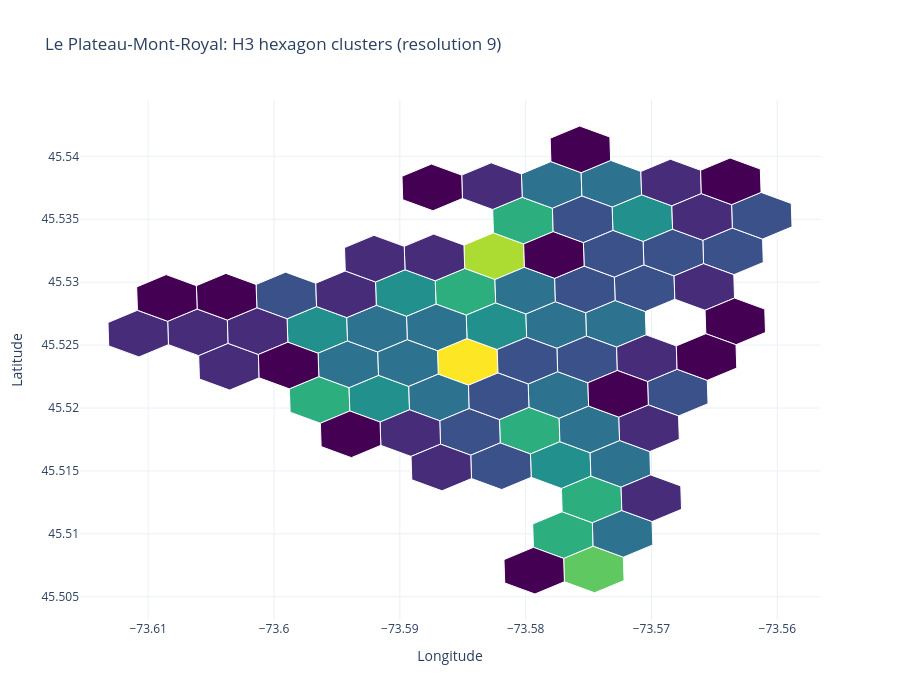
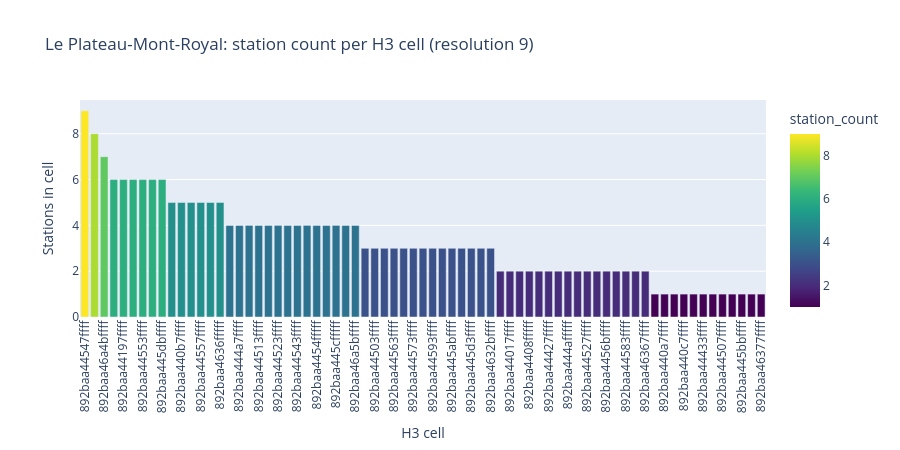

The notebook cell these images were saved under, in order:
### Code cell
# Task 2: H3 clustering with h3_pyspark (run only after Task 1 is reviewed)
try:
    import h3_pyspark
except ModuleNotFoundError as exc:
    raise ModuleNotFoundError(
        "h3_pyspark is not available in the current notebook kernel environment. "
        "Please help confirm this kernel uses the same environment where h3-pyspark was installed."
    ) from exc

import plotly.express as px
import plotly.graph_objects as go
from pyspark.sql import functions as F

# Patch through h3_pyspark only (no direct h3 import)
if not hasattr(h3_pyspark.h3, "geo_to_h3") and hasattr(h3_pyspark.h3, "latlng_to_cell"):
    h3_pyspark.h3.geo_to_h3 = h3_pyspark.h3.latlng_to_cell

H3_RESOLUTION = 9

# Compute H3 cells with h3_pyspark on driver to avoid Spark worker dependency mismatch.
station_h3_df = plot_df[["canonical_station_id", "latitude", "longitude"]].copy()
station_h3_df["h3_cell"] = station_h3_df.apply(
    lambda r: str(h3_pyspark.h3.geo_to_h3(float(r["latitude"]), float(r["longitude"]), int(H3_RESOLUTION))),
    axis=1,
)

sdf_h3 = spark.createDataFrame(station_h3_df)

cluster_stats_sdf = (
    sdf_h3.groupBy("h3_cell")
    .agg(
        F.countDistinct("canonical_station_id").alias("station_count"),
        F.avg("latitude").alias("cluster_lat"),
        F.avg("longitude").alias("cluster_lon"),
    )
    .orderBy(F.desc("station_count"), F.asc("h3_cell"))
)

cluster_stats_df = cluster_stats_sdf.toPandas()
display(cluster_stats_df)

plot_h3_df = station_h3_df.merge(cluster_stats_df[["h3_cell", "station_count"]], on="h3_cell", how="left")

# Build H3 polygon boundaries for plotting from h3_pyspark's underlying H3 API.
def _cell_boundary_lon_lat(cell_id: str):
    if hasattr(h3_pyspark.h3, "h3_to_geo_boundary"):
        # h3 v3-style API
        boundary = h3_pyspark.h3.h3_to_geo_boundary(cell_id)
    elif hasattr(h3_pyspark.h3, "cell_to_boundary"):
        # h3 v4-style API
        boundary = h3_pyspark.h3.cell_to_boundary(cell_id)
    else:
        raise AttributeError("No supported boundary API found on h3_pyspark.h3")

    # Normalize to (lon, lat) order for plotting and close polygon.
    lat_lon = [(float(p[0]), float(p[1])) for p in boundary]
    lon_lat = [(lon, lat) for lat, lon in lat_lon]
    if lon_lat[0] != lon_lat[-1]:
        lon_lat.append(lon_lat[0])
    return lon_lat

min_count = int(cluster_stats_df["station_count"].min())
max_count = int(cluster_stats_df["station_count"].max())

def _count_to_color(c):
    if max_count == min_count:
        return px.colors.sample_colorscale("Viridis", [0.6])[0]
    t = (c - min_count) / (max_count - min_count)
    return px.colors.sample_colorscale("Viridis", [t])[0]

fig_hex = go.Figure()
for row in cluster_stats_df.itertuples(index=False):
    cell_id = str(row.h3_cell)
    count = int(row.station_count)
    boundary = _cell_boundary_lon_lat(cell_id)
    lons = [p[0] for p in boundary]
    lats = [p[1] for p in boundary]
    color = _count_to_color(count)

    fig_hex.add_trace(
        go.Scatter(
            x=lons,
            y=lats,
            mode="lines",
            fill="toself",
            line=dict(color="white", width=1),
            fillcolor=color,
            hovertemplate=(
                f"H3 cell: {cell_id}<br>"
                f"Station count: {count}<extra></extra>"
            ),
            showlegend=False,
        )
    )

fig_hex.update_layout(
    title=f"{DISTRICT_NAME}: H3 hexagon clusters (resolution {H3_RESOLUTION})",
    xaxis_title="Longitude",
    yaxis_title="Latitude",
    yaxis_scaleanchor="x",
    template="plotly_white",
    height=700,
)
fig_hex.show()

# Visualization 2: stations per H3 cluster
cluster_stats_plot = cluster_stats_df.sort_values(["station_count", "h3_cell"], ascending=[False, True])
fig_bar = px.bar(
    cluster_stats_plot,
    x="h3_cell",
    y="station_count",
    color="station_count",
    color_continuous_scale="Viridis",
    title=f"{DISTRICT_NAME}: station count per H3 cell (resolution {H3_RESOLUTION})",
)
fig_bar.update_layout(xaxis_title="H3 cell", yaxis_title="Stations in cell", xaxis_tickangle=-90, height=450)
fig_bar.show()

### Figure 1 — Plotly figure (JSON) as saved in the notebook; plotly's stock layout.template omitted (floating-point values rounded to 4 significant figures)
{"data": [{"fill": "toself", "fillcolor": "rgb(253, 231, 37)", "hovertemplate": "H3 cell: 892baa44547ffff<br>Station count: 9<extra></extra>", "line": {"color": "white", "width": 1}, "mode": "lines", "showlegend": false, "type": "scatter", "x": [-73.58, -73.59, -73.59, -73.58, -73.58, -73.58, -73.58], "y": [45.53, 45.52, 45.52, 45.52, 45.52, 45.52, 45.53]}, {"fill": "toself", "fillcolor": "rgb(172, 220, 49)", "hovertemplate": "H3 cell: 892baa445cbffff<br>Station count: 8<extra></extra>", "line": {"color": "white", "width": 1}, "mode": "lines", "showlegend": false, "type": "scatter", "x": [-73.58, -73.58, -73.58, -73.58, -73.58, -73.58, -73.58], "y": [45.53, 45.53, 45.53, 45.53, 45.53, 45.53, 45.53]}, {"fill": "toself", "fillcolor": "rgb(96, 200, 96)", "hovertemplate": "H3 cell: 892baa46a4bffff<br>Station count: 7<extra></extra>", "line": {"color": "white", "width": 1}, "mode": "lines", "showlegend": false, "type": "scatter", "x": [-73.57, -73.58, -73.58, -73.57, -73.57, -73.57, -73.57], "y": [45.51, 45.51, 45.51, 45.51, 45.51, 45.51, 45.51]}, {"fill": "toself", "fillcolor": "rgb(45, 174, 127)", "hovertemplate": "H3 cell: 892baa440a3ffff<br>Station count: 6<extra></extra>", "line": {"color": "white", "width": 1}, "mode": "lines", "showlegend": false, "type": "scatter", "x": [-73.6, -73.6, -73.6, -73.6, -73.59, -73.59, -73.6], "y": [45.52, 45.52, 45.52, 45.52, 45.52, 45.52, 45.52]}, {"fill": "toself", "fillcolor": "rgb(45, 174, 127)", "hovertemplate": "H3 cell: 892baa44197ffff<br>Station count: 6<extra></extra>", "line": {"color": "white", "width": 1}, "mode": "lines", "showlegend": false, "type": "scatter", "x": [-73.58, -73.58, -73.58, -73.58, -73.57, -73.57, -73.58], "y": [45.51, 45.51, 45.51, 45.51, 45.51, 45.51, 45.51]}, {"fill": "toself", "fillcolor": "rgb(45, 174, 127)", "hovertemplate": "H3 cell: 892baa4452fffff<br>Station count: 6<extra></extra>", "line": {"color": "white", "width": 1}, "mode": "lines", "showlegend": false, "type": "scatter", "x": [-73.57, -73.58, -73.58, -73.57, -73.57, -73.57, -73.57], "y": [45.51, 45.51, 45.51, 45.51, 45.51, 45.51, 45.51]}, {"fill": "toself", "fillcolor": "rgb(45, 174, 127)", "hovertemplate": "H3 cell: 892baa44553ffff<br>Station count: 6<extra></extra>", "line": {"color": "white", "width": 1}, "mode": "lines", "showlegend": false, "type": "scatter", "x": [-73.58, -73.59, -73.59, -73.58, -73.58, -73.58, -73.58], "y": [45.53, 45.53, 45.53, 45.53, 45.53, 45.53, 45.53]}, {"fill": "toself", "fillcolor": "rgb(45, 174, 127)", "hovertemplate": "H3 cell: 892baa44577ffff<br>Station count: 6<extra></extra>", "line": {"color": "white", "width": 1}, "mode": "lines", "showlegend": false, "type": "scatter", "x": [-73.58, -73.58, -73.58, -73.58, -73.58, -73.58, -73.58], "y": [45.52, 45.52, 45.52, 45.52, 45.52, 45.52, 45.52]}, {"fill": "toself", "fillcolor": "rgb(45, 174, 127)", "hovertemplate": "H3 cell: 892baa445dbffff<br>Station count: 6<extra></extra>", "line": {"color": "white", "width": 1}, "mode": "lines", "showlegend": false, "type": "scatter", "x": [-73.58, -73.58, -73.58, -73.58, -73.58, -73.58, -73.58], "y": [45.54, 45.54, 45.53, 45.53, 45.53, 45.54, 45.54]}, {"fill": "toself", "fillcolor": "rgb(34, 144, 140)", "hovertemplate": "H3 cell: 892baa44087ffff<br>Station count: 5<extra></extra>", "line": {"color": "white", "width": 1}, "mode": "lines", "showlegend": false, "type": "scatter", "x": [-73.6, -73.6, -73.6, -73.6, -73.59, -73.59, -73.6], "y": [45.53, 45.53, 45.53, 45.52, 45.53, 45.53, 45.53]}, {"fill": "toself", "fillcolor": "rgb(34, 144, 140)", "hovertemplate": "H3 cell: 892baa440b7ffff<br>Station count: 5<extra></extra>", "line": {"color": "white", "width": 1}, "mode": "lines", "showlegend": false, "type": "scatter", "x": [-73.59, -73.59, -73.59, -73.59, -73.59, -73.59, -73.59], "y": [45.52, 45.52, 45.52, 45.52, 45.52, 45.52, 45.52]}, {"fill": "toself", "fillcolor": "rgb(34, 144, 140)", "hovertemplate": "H3 cell: 892baa4452bffff<br>Station count: 5<extra></extra>", "line": {"color": "white", "width": 1}, "mode": "lines", "showlegend": false, "type": "scatter", "x": [-73.58, -73.58, -73.58, -73.58, -73.57, -73.57, -73.58], "y": [45.52, 45.52, 45.51, 45.51, 45.51, 45.52, 45.52]}, {"fill": "toself", "fillcolor": "rgb(34, 144, 140)", "hovertemplate": "H3 cell: 892baa44557ffff<br>Station count: 5<extra></extra>", "line": {"color": "white", "width": 1}, "mode": "lines", "showlegend": false, "type": "scatter", "x": [-73.58, -73.58, -73.58, -73.58, -73.58, -73.58, -73.58], "y": [45.53, 45.53, 45.53, 45.52, 45.53, 45.53, 45.53]}, {"fill": "toself", "fillcolor": "rgb(34, 144, 140)", "hovertemplate": "H3 cell: 892baa4455bffff<br>Station count: 5<extra></extra>", "line": {"color": "white", "width": 1}, "mode": "lines", "showlegend": false, "type": "scatter", "x": [-73.59, -73.59, -73.59, -73.59, -73.59, -73.59, -73.59], "y": [45.53, 45.53, 45.53, 45.53, 45.53, 45.53, 45.53]}, {"fill": "toself", "fillcolor": "rgb(34, 144, 140)", "hovertemplate": "H3 cell: 892baa4636fffff<br>Station count: 5<extra></extra>", "line": {"color": "white", "width": 1}, "mode": "lines", "showlegend": false, "type": "scatter", "x": [-73.57, -73.57, -73.57, -73.57, -73.57, -73.57, -73.57], "y": [45.54, 45.54, 45.53, 45.53, 45.53, 45.54, 45.54]}, {"fill": "toself", "fillcolor": "rgb(45, 114, 142)", "hovertemplate": "H3 cell: 892baa440b3ffff<br>Station count: 4<extra></extra>", "line": {"color": "white", "width": 1}, "mode": "lines", "showlegend": false, "type": "scatter", "x": [-73.59, -73.6, -73.6, -73.59, -73.59, -73.59, -73.59], "y": [45.53, 45.52, 45.52, 45.52, 45.52, 45.52, 45.53]}, {"fill": "toself", "fillcolor": "rgb(45, 114, 142)", "hovertemplate": "H3 cell: 892baa444a7ffff<br>Station count: 4<extra></extra>", "line": {"color": "white", "width": 1}, "mode": "lines", "showlegend": false, "type": "scatter", "x": [-73.58, -73.58, -73.58, -73.58, -73.58, -73.58, -73.58], "y": [45.54, 45.54, 45.54, 45.54, 45.54, 45.54, 45.54]}, {"fill": "toself", "fillcolor": "rgb(45, 114, 142)", "hovertemplate": "H3 cell: 892baa4450fffff<br>Station count: 4<extra></extra>", "line": {"color": "white", "width": 1}, "mode": "lines", "showlegend": false, "type": "scatter", "x": [-73.58, -73.58, -73.58, -73.58, -73.57, -73.58, -73.58], "y": [45.52, 45.52, 45.52, 45.52, 45.52, 45.52, 45.52]}, {"fill": "toself", "fillcolor": "rgb(45, 114, 142)", "hovertemplate": "H3 cell: 892baa44513ffff<br>Station count: 4<extra></extra>", "line": {"color": "white", "width": 1}, "mode": "lines", "showlegend": false, "type": "scatter", "x": [-73.57, -73.58, -73.58, -73.57, -73.57, -73.57, -73.57], "y": [45.53, 45.53, 45.53, 45.52, 45.53, 45.53, 45.53]}, {"fill": "toself", "fillcolor": "rgb(45, 114, 142)", "hovertemplate": "H3 cell: 892baa4451bffff<br>Station count: 4<extra></extra>", "line": {"color": "white", "width": 1}, "mode": "lines", "showlegend": false, "type": "scatter", "x": [-73.58, -73.58, -73.58, -73.58, -73.58, -73.58, -73.58], "y": [45.53, 45.53, 45.53, 45.52, 45.53, 45.53, 45.53]}, {"fill": "toself", "fillcolor": "rgb(45, 114, 142)", "hovertemplate": "H3 cell: 892baa44523ffff<br>Station count: 4<extra></extra>", "line": {"color": "white", "width": 1}, "mode": "lines", "showlegend": false, "type": "scatter", "x": [-73.57, -73.57, -73.57, -73.57, -73.57, -73.57, -73.57], "y": [45.52, 45.52, 45.51, 45.51, 45.51, 45.52, 45.52]}, {"fill": "toself", "fillcolor": "rgb(45, 114, 142)", "hovertemplate": "H3 cell: 892baa4453bffff<br>Station count: 4<extra></extra>", "line": {"color": "white", "width": 1}, "mode": "lines", "showlegend": false, "type": "scatter", "x": [-73.57, -73.58, -73.58, -73.57, -73.57, -73.57, -73.57], "y": [45.52, 45.52, 45.52, 45.52, 45.52, 45.52, 45.52]}, {"fill": "toself", "fillcolor": "rgb(45, 114, 142)", "hovertemplate": "H3 cell: 892baa44543ffff<br>Station count: 4<extra></extra>", "line": {"color": "white", "width": 1}, "mode": "lines", "showlegend": false, "type": "scatter", "x": [-73.59, -73.59, -73.59, -73.59, -73.58, -73.58, -73.59], "y": [45.53, 45.53, 45.53, 45.52, 45.53, 45.53, 45.53]}, {"fill": "toself", "fillcolor": "rgb(45, 114, 142)", "hovertemplate": "H3 cell: 892baa4454bffff<br>Station count: 4<extra></extra>", "line": {"color": "white", "width": 1}, "mode": "lines", "showlegend": false, "type": "scatter", "x": [-73.59, -73.59, -73.59, -73.59, -73.59, -73.59, -73.59], "y": [45.53, 45.53, 45.53, 45.52, 45.53, 45.53, 45.53]}, {"fill": "toself", "fillcolor": "rgb(45, 114, 142)", "hovertemplate": "H3 cell: 892baa4454fffff<br>Station count: 4<extra></extra>", "line": {"color": "white", "width": 1}, "mode": "lines", "showlegend": false, "type": "scatter", "x": [-73.59, -73.59, -73.59, -73.59, -73.59, -73.59, -73.59], "y": [45.53, 45.52, 45.52, 45.52, 45.52, 45.52, 45.53]}, {"fill": "toself", "fillcolor": "rgb(45, 114, 142)", "hovertemplate": "H3 cell: 892baa4457bffff<br>Station count: 4<extra></extra>", "line": {"color": "white", "width": 1}, "mode": "lines", "showlegend": false, "type": "scatter", "x": [-73.59, -73.59, -73.59, -73.59, -73.58, -73.58, -73.59], "y": [45.52, 45.52, 45.52, 45.52, 45.52, 45.52, 45.52]}, {"fill": "toself", "fillcolor": "rgb(45, 114, 142)", "hovertemplate": "H3 cell: 892baa445cfffff<br>Station count: 4<extra></extra>", "line": {"color": "white", "width": 1}, "mode": "lines", "showlegend": false, "type": "scatter", "x": [-73.58, -73.58, -73.58, -73.58, -73.58, -73.58, -73.58], "y": [45.53, 45.53, 45.53, 45.53, 45.53, 45.53, 45.53]}, {"fill": "toself", "fillcolor": "rgb(45, 114, 142)", "hovertemplate": "H3 cell: 892baa4636bffff<br>Station count: 4<extra></extra>", "line": {"color": "white", "width": 1}, "mode": "lines", "showlegend": false, "type": "scatter", "x": [-73.57, -73.58, -73.58, -73.57, -73.57, -73.57, -73.57], "y": [45.54, 45.54, 45.54, 45.54, 45.54, 45.54, 45.54]}, {"fill": "toself", "fillcolor": "rgb(45, 114, 142)", "hovertemplate": "H3 cell: 892baa46a5bffff<br>Station count: 4<extra></extra>", "line": {"color": "white", "width": 1}, "mode": "lines", "showlegend": false, "type": "scatter", "x": [-73.57, -73.57, -73.57, -73.57, -73.57, -73.57, -73.57], "y": [45.51, 45.51, 45.51, 45.51, 45.51, 45.51, 45.51]}, {"fill": "toself", "fillcolor": "rgb(59, 81, 138)", "hovertemplate": "H3 cell: 892baa44083ffff<br>Station count: 3<extra></extra>", "line": {"color": "white", "width": 1}, "mode": "lines", "showlegend": false, "type": "scatter", "x": [-73.6, -73.6, -73.6, -73.6, -73.6, -73.6, -73.6], "y": [45.53, 45.53, 45.53, 45.53, 45.53, 45.53, 45.53]}, {"fill": "toself", "fillcolor": "rgb(59, 81, 138)", "hovertemplate": "H3 cell: 892baa44503ffff<br>Station count: 3<extra></extra>", "line": {"color": "white", "width": 1}, "mode": "lines", "showlegend": false, "type": "scatter", "x": [-73.58, -73.58, -73.58, -73.58, -73.57, -73.57, -73.58], "y": [45.53, 45.52, 45.52, 45.52, 45.52, 45.52, 45.53]}, {"fill": "toself", "fillcolor": "rgb(59, 81, 138)", "hovertemplate": "H3 cell: 892baa4450bffff<br>Station count: 3<extra></extra>", "line": {"color": "white", "width": 1}, "mode": "lines", "showlegend": false, "type": "scatter", "x": [-73.58, -73.58, -73.58, -73.58, -73.58, -73.58, -73.58], "y": [45.53, 45.52, 45.52, 45.52, 45.52, 45.52, 45.53]}, {"fill": "toself", "fillcolor": "rgb(59, 81, 138)", "hovertemplate": "H3 cell: 892baa44563ffff<br>Station count: 3<extra></extra>", "line": {"color": "white", "width": 1}, "mode": "lines", "showlegend": false, "type": "scatter", "x": [-73.58, -73.59, -73.59, -73.58, -73.58, -73.58, -73.58], "y": [45.52, 45.52, 45.52, 45.52, 45.52, 45.52, 45.52]}, {"fill": "toself", "fillcolor": "rgb(59, 81, 138)", "hovertemplate": "H3 cell: 892baa44567ffff<br>Station count: 3<extra></extra>", "line": {"color": "white", "width": 1}, "mode": "lines", "showlegend": false, "type": "scatter", "x": [-73.58, -73.58, -73.58, -73.58, -73.58, -73.58, -73.58], "y": [45.52, 45.52, 45.51, 45.51, 45.51, 45.52, 45.52]}, {"fill": "toself", "fillcolor": "rgb(59, 81, 138)", "hovertemplate": "H3 cell: 892baa44573ffff<br>Station count: 3<extra></extra>", "line": {"color": "white", "width": 1}, "mode": "lines", "showlegend": false, "type": "scatter", "x": [-73.58, -73.58, -73.58, -73.58, -73.58, -73.58, -73.58], "y": [45.52, 45.52, 45.52, 45.52, 45.52, 45.52, 45.52]}, {"fill": "toself", "fillcolor": "rgb(59, 81, 138)", "hovertemplate": "H3 cell: 892baa4458bffff<br>Station count: 3<extra></extra>", "line": {"color": "white", "width": 1}, "mode": "lines", "showlegend": false, "type": "scatter", "x": [-73.57, -73.57, -73.57, -73.57, -73.57, -73.57, -73.57], "y": [45.53, 45.53, 45.53, 45.53, 45.53, 45.53, 45.53]}, {"fill": "toself", "fillcolor": "rgb(59, 81, 138)", "hovertemplate": "H3 cell: 892baa44593ffff<br>Station count: 3<extra></extra>", "line": {"color": "white", "width": 1}, "mode": "lines", "showlegend": false, "type": "scatter", "x": [-73.56, -73.57, -73.57, -73.56, -73.56, -73.56, -73.56], "y": [45.53, 45.53, 45.53, 45.53, 45.53, 45.53, 45.53]}, {"fill": "toself", "fillcolor": "rgb(59, 81, 138)", "hovertemplate": "H3 cell: 892baa4459bffff<br>Station count: 3<extra></extra>", "line": {"color": "white", "width": 1}, "mode": "lines", "showlegend": false, "type": "scatter", "x": [-73.57, -73.57, -73.57, -73.57, -73.57, -73.57, -73.57], "y": [45.53, 45.53, 45.53, 45.53, 45.53, 45.53, 45.53]}, {"fill": "toself", "fillcolor": "rgb(59, 81, 138)", "hovertemplate": "H3 cell: 892baa445abffff<br>Station count: 3<extra></extra>", "line": {"color": "white", "width": 1}, "mode": "lines", "showlegend": false, "type": "scatter", "x": [-73.57, -73.57, -73.57, -73.57, -73.57, -73.57, -73.57], "y": [45.52, 45.52, 45.52, 45.52, 45.52, 45.52, 45.52]}, {"fill": "toself", "fillcolor": "rgb(59, 81, 138)", "hovertemplate": "H3 cell: 892baa445c7ffff<br>Station count: 3<extra></extra>", "line": {"color": "white", "width": 1}, "mode": "lines", "showlegend": false, "type": "scatter", "x": [-73.58, -73.58, -73.58, -73.58, -73.57, -73.57, -73.58], "y": [45.53, 45.53, 45.53, 45.53, 45.53, 45.53, 45.53]}, {"fill": "toself", "fillcolor": "rgb(59, 81, 138)", "hovertemplate": "H3 cell: 892baa445d3ffff<br>Station count: 3<extra></extra>", "line": {"color": "white", "width": 1}, "mode": "lines", "showlegend": false, "type": "scatter", "x": [-73.58, -73.58, -73.58, -73.58, -73.57, -73.57, -73.58], "y": [45.54, 45.54, 45.53, 45.53, 45.53, 45.54, 45.54]}, {"fill": "toself", "fillcolor": "rgb(59, 81, 138)", "hovertemplate": "H3 cell: 892baa445d7ffff<br>Station count: 3<extra></extra>", "line": {"color": "white", "width": 1}, "mode": "lines", "showlegend": false, "type": "scatter", "x": [-73.57, -73.58, -73.58, -73.57, -73.57, -73.57, -73.57], "y": [45.53, 45.53, 45.53, 45.53, 45.53, 45.53, 45.53]}, {"fill": "toself", "fillcolor": "rgb(59, 81, 138)", "hovertemplate": "H3 cell: 892baa4632bffff<br>Station count: 3<extra></extra>", "line": {"color": "white", "width": 1}, "mode": "lines", "showlegend": false, "type": "scatter", "x": [-73.56, -73.56, -73.56, -73.56, -73.56, -73.56, -73.56], "y": [45.54, 45.54, 45.53, 45.53, 45.53, 45.54, 45.54]}, {"fill": "toself", "fillcolor": "rgb(71, 44, 122)", "hovertemplate": "H3 cell: 892baa44013ffff<br>Station count: 2<extra></extra>", "line": {"color": "white", "width": 1}, "mode": "lines", "showlegend": false, "type": "scatter", "x": [-73.61, -73.61, -73.61, -73.61, -73.6, -73.6, -73.61], "y": [45.53, 45.53, 45.53, 45.52, 45.53, 45.53, 45.53]}, {"fill": "toself", "fillcolor": "rgb(71, 44, 122)", "hovertemplate": "H3 cell: 892baa44017ffff<br>Station count: 2<extra></extra>", "line": {"color": "white", "width": 1}, "mode": "lines", "showlegend": false, "type": "scatter", "x": [-73.6, -73.61, -73.61, -73.6, -73.6, -73.6, -73.6], "y": [45.53, 45.52, 45.52, 45.52, 45.52, 45.52, 45.53]}, {"fill": "toself", "fillcolor": "rgb(71, 44, 122)", "hovertemplate": "H3 cell: 892baa4401bffff<br>Station count: 2<extra></extra>", "line": {"color": "white", "width": 1}, "mode": "lines", "showlegend": false, "type": "scatter", "x": [-73.61, -73.61, -73.61, -73.61, -73.61, -73.61, -73.61], "y": [45.53, 45.53, 45.52, 45.52, 45.53, 45.53, 45.53]}, {"fill": "toself", "fillcolor": "rgb(71, 44, 122)", "hovertemplate": "H3 cell: 892baa4408fffff<br>Station count: 2<extra></extra>", "line": {"color": "white", "width": 1}, "mode": "lines", "showlegend": false, "type": "scatter", "x": [-73.6, -73.6, -73.6, -73.6, -73.6, -73.6, -73.6], "y": [45.53, 45.53, 45.53, 45.52, 45.53, 45.53, 45.53]}, {"fill": "toself", "fillcolor": "rgb(71, 44, 122)", "hovertemplate": "H3 cell: 892baa44097ffff<br>Station count: 2<extra></extra>", "line": {"color": "white", "width": 1}, "mode": "lines", "showlegend": false, "type": "scatter", "x": [-73.59, -73.6, -73.6, -73.59, -73.59, -73.59, -73.59], "y": [45.53, 45.53, 45.53, 45.53, 45.53, 45.53, 45.53]}, {"fill": "toself", "fillcolor": "rgb(71, 44, 122)", "hovertemplate": "H3 cell: 892baa44427ffff<br>Station count: 2<extra></extra>", "line": {"color": "white", "width": 1}, "mode": "lines", "showlegend": false, "type": "scatter", "x": [-73.59, -73.59, -73.59, -73.59, -73.58, -73.58, -73.59], "y": [45.53, 45.53, 45.53, 45.53, 45.53, 45.53, 45.53]}, {"fill": "toself", "fillcolor": "rgb(71, 44, 122)", "hovertemplate": "H3 cell: 892baa4442fffff<br>Station count: 2<extra></extra>", "line": {"color": "white", "width": 1}, "mode": "lines", "showlegend": false, "type": "scatter", "x": [-73.59, -73.59, -73.59, -73.59, -73.59, -73.59, -73.59], "y": [45.53, 45.53, 45.53, 45.53, 45.53, 45.53, 45.53]}, {"fill": "toself", "fillcolor": "rgb(71, 44, 122)", "hovertemplate": "H3 cell: 892baa444afffff<br>Station count: 2<extra></extra>", "line": {"color": "white", "width": 1}, "mode": "lines", "showlegend": false, "type": "scatter", "x": [-73.58, -73.59, -73.59, -73.58, -73.58, -73.58, -73.58], "y": [45.54, 45.54, 45.54, 45.54, 45.54, 45.54, 45.54]}, {"fill": "toself", "fillcolor": "rgb(71, 44, 122)", "hovertemplate": "H3 cell: 892baa44517ffff<br>Station count: 2<extra></extra>", "line": {"color": "white", "width": 1}, "mode": "lines", "showlegend": false, "type": "scatter", "x": [-73.57, -73.57, -73.57, -73.57, -73.57, -73.57, -73.57], "y": [45.53, 45.52, 45.52, 45.52, 45.52, 45.52, 45.53]}, {"fill": "toself", "fillcolor": "rgb(71, 44, 122)", "hovertemplate": "H3 cell: 892baa44527ffff<br>Station count: 2<extra></extra>", "line": {"color": "white", "width": 1}, "mode": "lines", "showlegend": false, "type": "scatter", "x": [-73.57, -73.57, -73.57, -73.57, -73.57, -73.57, -73.57], "y": [45.51, 45.51, 45.51, 45.51, 45.51, 45.51, 45.51]}, {"fill": "toself", "fillcolor": "rgb(71, 44, 122)", "hovertemplate": "H3 cell: 892baa44533ffff<br>Station count: 2<extra></extra>", "line": {"color": "white", "width": 1}, "mode": "lines", "showlegend": false, "type": "scatter", "x": [-73.57, -73.57, -73.57, -73.57, -73.57, -73.57, -73.57], "y": [45.52, 45.52, 45.52, 45.52, 45.52, 45.52, 45.52]}, {"fill": "toself", "fillcolor": "rgb(71, 44, 122)", "hovertemplate": "H3 cell: 892baa4456bffff<br>Station count: 2<extra></extra>", "line": {"color": "white", "width": 1}, "mode": "lines", "showlegend": false, "type": "scatter", "x": [-73.59, -73.59, -73.59, -73.59, -73.59, -73.59, -73.59], "y": [45.52, 45.52, 45.52, 45.52, 45.52, 45.52, 45.52]}, {"fill": "toself", "fillcolor": "rgb(71, 44, 122)", "hovertemplate": "H3 cell: 892baa4456fffff<br>Station count: 2<extra></extra>", "line": {"color": "white", "width": 1}, "mode": "lines", "showlegend": false, "type": "scatter", "x": [-73.59, -73.59, -73.59, -73.59, -73.58, -73.58, -73.59], "y": [45.52, 45.52, 45.51, 45.51, 45.51, 45.52, 45.52]}, {"fill": "toself", "fillcolor": "rgb(71, 44, 122)", "hovertemplate": "H3 cell: 892baa44583ffff<br>Station count: 2<extra></extra>", "line": {"color": "white", "width": 1}, "mode": "lines", "showlegend": false, "type": "scatter", "x": [-73.57, -73.57, -73.57, -73.57, -73.56, -73.56, -73.57], "y": [45.53, 45.53, 45.53, 45.53, 45.53, 45.53, 45.53]}, {"fill": "toself", "fillcolor": "rgb(71, 44, 122)", "hovertemplate": "H3 cell: 892baa46363ffff<br>Station count: 2<extra></extra>", "line": {"color": "white", "width": 1}, "mode": "lines", "showlegend": false, "type": "scatter", "x": [-73.57, -73.57, -73.57, -73.57, -73.57, -73.57, -73.57], "y": [45.54, 45.54, 45.54, 45.54, 45.54, 45.54, 45.54]}, {"fill": "toself", "fillcolor": "rgb(71, 44, 122)", "hovertemplate": "H3 cell: 892baa46367ffff<br>Station count: 2<extra></extra>", "line": {"color": "white", "width": 1}, "mode": "lines", "showlegend": false, "type": "scatter", "x": [-73.57, -73.57, -73.57, -73.57, -73.56, -73.56, -73.57], "y": [45.54, 45.54, 45.53, 45.53, 45.53, 45.54, 45.54]}, {"fill": "toself", "fillcolor": "rgb(68, 1, 84)", "hovertemplate": "H3 cell: 892baa4408bffff<br>Station count: 1<extra></extra>", "line": {"color": "white", "width": 1}, "mode": "lines", "showlegend": false, "type": "scatter", "x": [-73.6, -73.61, -73.61, -73.6, -73.6, -73.6, -73.6], "y": [45.53, 45.53, 45.53, 45.53, 45.53, 45.53, 45.53]}, {"fill": "toself", "fillcolor": "rgb(68, 1, 84)", "hovertemplate": "H3 cell: 892baa440a7ffff<br>Station count: 1<extra></extra>", "line": {"color": "white", "width": 1}, "mode": "lines", "showlegend": false, "type": "scatter", "x": [-73.59, -73.6, -73.6, -73.59, -73.59, -73.59, -73.59], "y": [45.52, 45.52, 45.52, 45.52, 45.52, 45.52, 45.52]}, {"fill": "toself", "fillcolor": "rgb(68, 1, 84)", "hovertemplate": "H3 cell: 892baa440bbffff<br>Station count: 1<extra></extra>", "line": {"color": "white", "width": 1}, "mode": "lines", "showlegend": false, "type": "scatter", "x": [-73.6, -73.6, -73.6, -73.6, -73.6, -73.6, -73.6], "y": [45.53, 45.52, 45.52, 45.52, 45.52, 45.52, 45.53]}, {"fill": "toself", "fillcolor": "rgb(68, 1, 84)", "hovertemplate": "H3 cell: 892baa440c7ffff<br>Station count: 1<extra></extra>", "line": {"color": "white", "width": 1}, "mode": "lines", "showlegend": false, "type": "scatter", "x": [-73.61, -73.61, -73.61, -73.61, -73.61, -73.61, -73.61], "y": [45.53, 45.53, 45.53, 45.53, 45.53, 45.53, 45.53]}, {"fill": "toself", "fillcolor": "rgb(68, 1, 84)", "hovertemplate": "H3 cell: 892baa44187ffff<br>Station count: 1<extra></extra>", "line": {"color": "white", "width": 1}, "mode": "lines", "showlegend": false, "type": "scatter", "x": [-73.58, -73.58, -73.58, -73.58, -73.58, -73.58, -73.58], "y": [45.51, 45.51, 45.51, 45.51, 45.51, 45.51, 45.51]}, {"fill": "toself", "fillcolor": "rgb(68, 1, 84)", "hovertemplate": "H3 cell: 892baa44433ffff<br>Station count: 1<extra></extra>", "line": {"color": "white", "width": 1}, "mode": "lines", "showlegend": false, "type": "scatter", "x": [-73.59, -73.59, -73.59, -73.59, -73.59, -73.59, -73.59], "y": [45.54, 45.54, 45.54, 45.54, 45.54, 45.54, 45.54]}, {"fill": "toself", "fillcolor": "rgb(68, 1, 84)", "hovertemplate": "H3 cell: 892baa444b7ffff<br>Station count: 1<extra></extra>", "line": {"color": "white", "width": 1}, "mode": "lines", "showlegend": false, "type": "scatter", "x": [-73.58, -73.58, -73.58, -73.58, -73.57, -73.57, -73.58], "y": [45.54, 45.54, 45.54, 45.54, 45.54, 45.54, 45.54]}, {"fill": "toself", "fillcolor": "rgb(68, 1, 84)", "hovertemplate": "H3 cell: 892baa44507ffff<br>Station count: 1<extra></extra>", "line": {"color": "white", "width": 1}, "mode": "lines", "showlegend": false, "type": "scatter", "x": [-73.57, -73.58, -73.57, -73.57, -73.57, -73.57, -73.57], "y": [45.52, 45.52, 45.52, 45.52, 45.52, 45.52, 45.52]}, {"fill": "toself", "fillcolor": "rgb(68, 1, 84)", "hovertemplate": "H3 cell: 892baa44587ffff<br>Station count: 1<extra></extra>", "line": {"color": "white", "width": 1}, "mode": "lines", "showlegend": false, "type": "scatter", "x": [-73.56, -73.57, -73.57, -73.56, -73.56, -73.56, -73.56], "y": [45.53, 45.53, 45.53, 45.53, 45.53, 45.53, 45.53]}, {"fill": "toself", "fillcolor": "rgb(68, 1, 84)", "hovertemplate": "H3 cell: 892baa445bbffff<br>Station count: 1<extra></extra>", "line": {"color": "white", "width": 1}, "mode": "lines", "showlegend": false, "type": "scatter", "x": [-73.57, -73.57, -73.57, -73.57, -73.56, -73.56, -73.57], "y": [45.53, 45.52, 45.52, 45.52, 45.52, 45.53, 45.53]}, {"fill": "toself", "fillcolor": "rgb(68, 1, 84)", "hovertemplate": "H3 cell: 892baa445c3ffff<br>Station count: 1<extra></extra>", "line": {"color": "white", "width": 1}, "mode": "lines", "showlegend": false, "type": "scatter", "x": [-73.58, -73.58, -73.58, -73.58, -73.58, -73.58, -73.58], "y": [45.53, 45.53, 45.53, 45.53, 45.53, 45.53, 45.53]}, {"fill": "toself", "fillcolor": "rgb(68, 1, 84)", "hovertemplate": "H3 cell: 892baa46377ffff<br>Station count: 1<extra></extra>", "line": {"color": "white", "width": 1}, "mode": "lines", "showlegend": false, "type": "scatter", "x": [-73.56, -73.57, -73.57, -73.56, -73.56, -73.56, -73.56], "y": [45.54, 45.54, 45.54, 45.54, 45.54, 45.54, 45.54]}], "layout": {"height": 700, "title": {"text": "Le Plateau-Mont-Royal: H3 hexagon clusters (resolution 9)"}, "xaxis": {"title": {"text": "Longitude"}}, "yaxis": {"scaleanchor": "x", "title": {"text": "Latitude"}}}}

### Figure 2 — Plotly figure (JSON) as saved in the notebook; plotly's stock layout.template omitted (floating-point values rounded to 4 significant figures)
{"data": [{"hovertemplate": "h3_cell=%{x}<br>station_count=%{marker.color}<extra></extra>", "legendgroup": "", "marker": {"color": [9, 8, 7, 6, 6, 6, 6, 6, 6, 5, 5, 5, 5, 5, 5, 4, 4, 4, 4, 4, 4, 4, 4, 4, 4, 4, 4, 4, 4, 3, 3, 3, 3, 3, 3, 3, 3, 3, 3, 3, 3, 3, 3, 2, 2, 2, 2, 2, 2, 2, 2, 2, 2, 2, 2, 2, 2, 2, 2, 1, 1, 1, 1, 1, 1, 1, 1, 1, 1, 1, 1], "coloraxis": "coloraxis", "pattern": {"shape": ""}}, "name": "", "orientation": "v", "showlegend": false, "textposition": "auto", "type": "bar", "x": ["892baa44547ffff", "892baa445cbffff", "892baa46a4bffff", "892baa440a3ffff", "892baa44197ffff", "892baa4452fffff", "892baa44553ffff", "892baa44577ffff", "892baa445dbffff", "892baa44087ffff", "892baa440b7ffff", "892baa4452bffff", "892baa44557ffff", "892baa4455bffff", "892baa4636fffff", "892baa440b3ffff", "892baa444a7ffff", "892baa4450fffff", "892baa44513ffff", "892baa4451bffff", "892baa44523ffff", "892baa4453bffff", "892baa44543ffff", "892baa4454bffff", "892baa4454fffff", "892baa4457bffff", "892baa445cfffff", "892baa4636bffff", "892baa46a5bffff", "892baa44083ffff", "892baa44503ffff", "892baa4450bffff", "892baa44563ffff", "892baa44567ffff", "892baa44573ffff", "892baa4458bffff", "892baa44593ffff", "892baa4459bffff", "892baa445abffff", "892baa445c7ffff", "892baa445d3ffff", "892baa445d7ffff", "892baa4632bffff", "892baa44013ffff", "892baa44017ffff", "892baa4401bffff", "892baa4408fffff", "892baa44097ffff", "892baa44427ffff", "892baa4442fffff", "892baa444afffff", "892baa44517ffff", "892baa44527ffff", "892baa44533ffff", "892baa4456bffff", "892baa4456fffff", "892baa44583ffff", "892baa46363ffff", "892baa46367ffff", "892baa4408bffff", "892baa440a7ffff", "892baa440bbffff", "892baa440c7ffff", "892baa44187ffff", "892baa44433ffff", "892baa444b7ffff", "892baa44507ffff", "892baa44587ffff", "892baa445bbffff", "892baa445c3ffff", "892baa46377ffff"], "xaxis": "x", "y": [9, 8, 7, 6, 6, 6, 6, 6, 6, 5, 5, 5, 5, 5, 5, 4, 4, 4, 4, 4, 4, 4, 4, 4, 4, 4, 4, 4, 4, 3, 3, 3, 3, 3, 3, 3, 3, 3, 3, 3, 3, 3, 3, 2, 2, 2, 2, 2, 2, 2, 2, 2, 2, 2, 2, 2, 2, 2, 2, 1, 1, 1, 1, 1, 1, 1, 1, 1, 1, 1, 1], "yaxis": "y"}], "layout": {"barmode": "relative", "coloraxis": {"colorbar": {"title": {"text": "station_count"}}, "colorscale": [[0, "#440154"], [0.1111, "#482878"], [0.2222, "#3e4989"], [0.3333, "#31688e"], [0.4444, "#26828e"], [0.5556, "#1f9e89"], [0.6667, "#35b779"], [0.7778, "#6ece58"], [0.8889, "#b5de2b"], [1, "#fde725"]]}, "height": 450, "legend": {"tracegroupgap": 0}, "title": {"text": "Le Plateau-Mont-Royal: station count per H3 cell (resolution 9)"}, "xaxis": {"anchor": "y", "domain": [0, 1], "tickangle": -90, "title": {"text": "H3 cell"}}, "yaxis": {"anchor": "x", "domain": [0, 1], "title": {"text": "Stations in cell"}}}}
